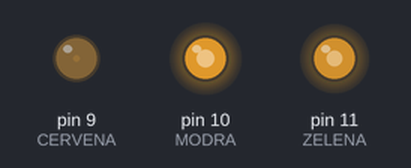
A sketch run on a simulated Arduino Uno, built with avr-gcc and run on an emulated ATmega328P. Shown: output pins drawn as LEDs (lit = HIGH).

Above: at 0.1 s.
Timing chart, 0 to 1.6 s (numbered marks = the images above):
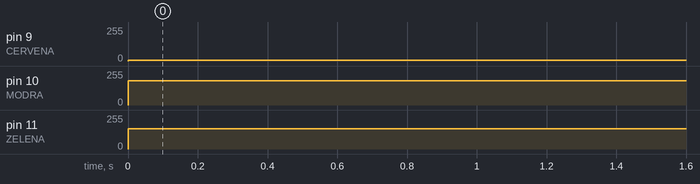

The sketch:

RGB_LEDKA.ino
```cpp
#define ZELENA 11
#define MODRA 10
#define CERVENA 9
#define MAX_PWM 256
#define DELKA_RETEZCE 7
#define RYCHLOST_PRENOSU 9600
void setup() {
  // put your setup code here, to run once:
  pinMode(ZELENA, OUTPUT);
  pinMode(MODRA, OUTPUT);
  pinMode(CERVENA, OUTPUT);
  Serial.begin(RYCHLOST_PRENOSU);
}
void loop() {
  // put your main code here, to run repeatedly:
  nastavBarvu(5, 153, 182);
}

void nastavBarvu(uint8_t red, uint8_t green, uint8_t blue) {
  analogWrite(CERVENA, red);
  analogWrite(ZELENA, green);
  analogWrite(MODRA, blue);
}

bool prislaData() {
  if (Serial.available() == DELKA_RETEZCE) {
    return true;
  }


}

void nactiPole(char * pole) {

}
```

Measured:
- by itself, pin 9 (CERVENA): 0/255 → 5/255 at 0.00 s
- by itself, pin 10 (MODRA): 0/255 → 182/255 at 0.00 s
- by itself, pin 11 (ZELENA): 0/255 → 153/255 at 0.00 s
